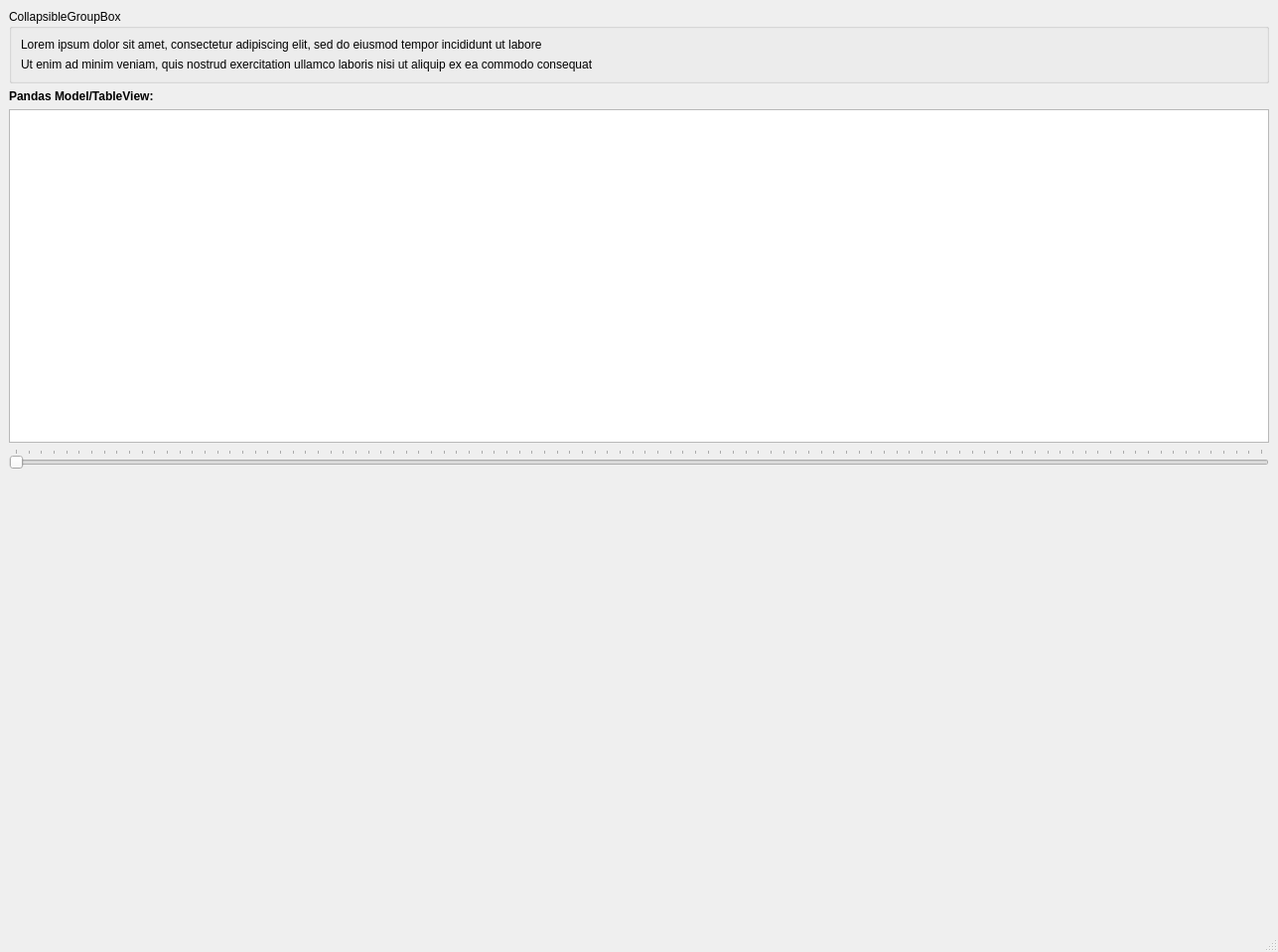
<?xml version="1.0" encoding="UTF-8"?>
<ui version="4.0">
 <class>MainWindow</class>
 <widget class="QMainWindow" name="MainWindow">
  <property name="geometry">
   <rect>
    <x>0</x>
    <y>0</y>
    <width>1287</width>
    <height>959</height>
   </rect>
  </property>
  <property name="windowTitle">
   <string>MainWindow</string>
  </property>
  <widget class="QWidget" name="centralwidget">
   <layout class="QVBoxLayout" name="verticalLayout">
    <item>
     <widget class="CollapsibleGroupBox" name="collapsibleGroupBox">
      <property name="title">
       <string>CollapsibleGroupBox</string>
      </property>
      <property name="collapsesHorizontal" stdset="0">
       <bool>false</bool>
      </property>
      <property name="makeFlatWhenCollapsed" stdset="0">
       <bool>true</bool>
      </property>
      <layout class="QVBoxLayout" name="verticalLayout_2">
       <item>
        <widget class="QLabel" name="label">
         <property name="text">
          <string>Lorem ipsum dolor sit amet, consectetur adipiscing elit, sed do eiusmod tempor incididunt ut labore</string>
         </property>
        </widget>
       </item>
       <item>
        <widget class="QLabel" name="label_2">
         <property name="text">
          <string>Ut enim ad minim veniam, quis nostrud exercitation ullamco laboris nisi ut aliquip ex ea commodo consequat</string>
         </property>
        </widget>
       </item>
      </layout>
     </widget>
    </item>
    <item>
     <widget class="QLabel" name="label_3">
      <property name="font">
       <font>
        <bold>true</bold>
       </font>
      </property>
      <property name="text">
       <string>Pandas Model/TableView:</string>
      </property>
     </widget>
    </item>
    <item>
     <widget class="PandasTableView" name="pandasTableView"/>
    </item>
    <item>
     <widget class="RangeSelector" name="rangeSelector">
      <property name="orientation">
       <enum>Qt::Horizontal</enum>
      </property>
      <property name="invertedAppearance">
       <bool>false</bool>
      </property>
      <property name="invertedControls">
       <bool>false</bool>
      </property>
      <property name="tickPosition">
       <enum>QSlider::TicksAbove</enum>
      </property>
      <property name="spanOnGroove" stdset="0">
       <bool>false</bool>
      </property>
      <property name="hasValueBoxes" stdset="0">
       <bool>true</bool>
      </property>
     </widget>
    </item>
    <item>
     <spacer name="verticalSpacer">
      <property name="orientation">
       <enum>Qt::Vertical</enum>
      </property>
      <property name="sizeType">
       <enum>QSizePolicy::Expanding</enum>
      </property>
      <property name="sizeHint" stdset="0">
       <size>
        <width>20</width>
        <height>456</height>
       </size>
      </property>
     </spacer>
    </item>
   </layout>
  </widget>
  <widget class="QMenuBar" name="menubar">
   <property name="geometry">
    <rect>
     <x>0</x>
     <y>0</y>
     <width>1287</width>
     <height>22</height>
    </rect>
   </property>
  </widget>
  <widget class="QStatusBar" name="statusbar"/>
 </widget>
 <customwidgets>
  <customwidget>
   <class>CollapsibleGroupBox</class>
   <extends>QGroupBox</extends>
   <header>pyside6_utils.widgets.collapsible_group_box</header>
   <container>1</container>
  </customwidget>
  <customwidget>
   <class>PandasTableView</class>
   <extends>QTableView</extends>
   <header>pyside6_utils.widgets.pandas_table_view</header>
   <container>1</container>
  </customwidget>
  <customwidget>
   <class>RangeSelector</class>
   <extends>QSlider</extends>
   <header>pyside6_utils.widgets.range_selector</header>
  </customwidget>
 </customwidgets>
 <resources>
  <include location="../icons/app_resources.qrc"/>
 </resources>
 <connections/>
</ui>
